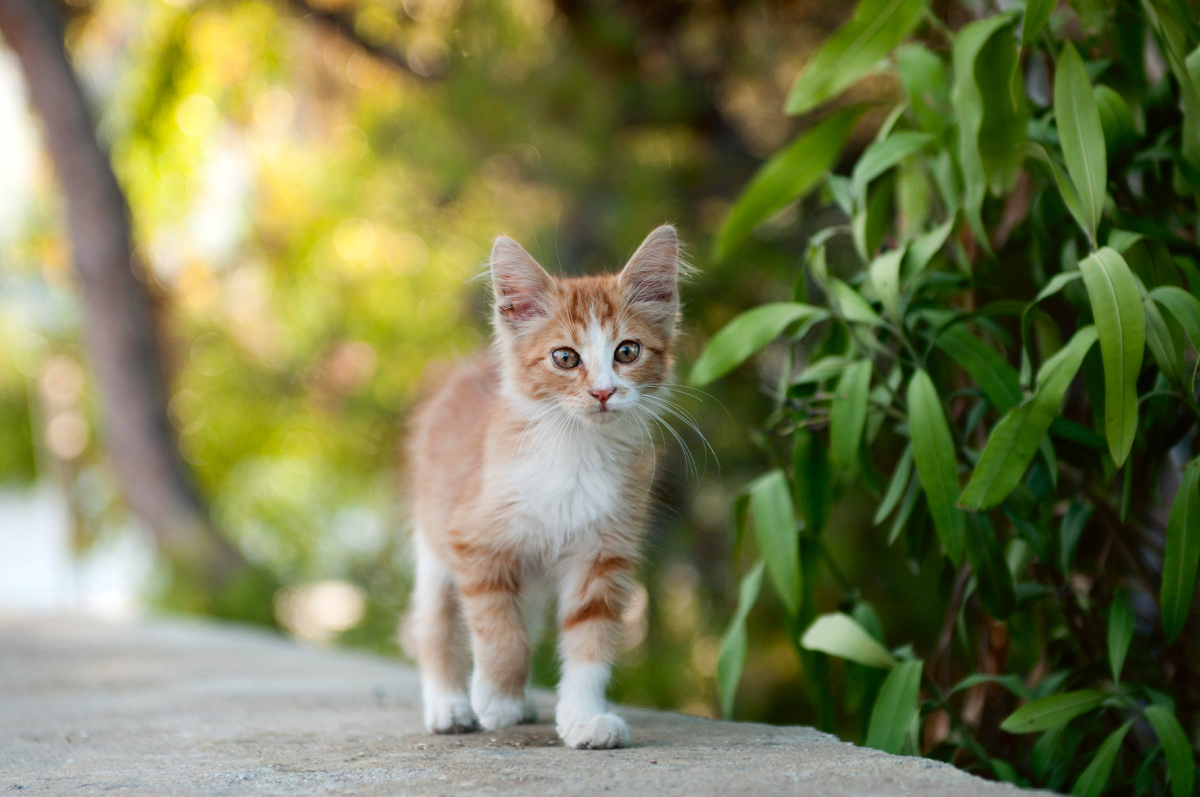
#> input picture cat.jpg, 2400 x 1593 px (shown at 1/2 size)
$ jupyter execute --allow-errors test.ipynb   (older library calls are emulated)
#> lines starting #> are read from the running program, lines starting #| are printed output that depends on the picture
### defense.py
import numpy as np
import math
from scipy.fftpack import dct, idct, rfft, irfft
from skimage.transform import rescale, resize
import cv2
import random
import albumentations
import PIL
import PIL.Image
from io import BytesIO

""""
PRO-TAT*: By adding randomness to the coefficients, integratS three basic affine transformations
, namely translation, scaling, and rotation, into one procedure.
*not published yet
T: translation limit
S: scaling limit
R: rotation limit
"""
# [7 lines left out: function padding, not called in this run]
def cropping(img,cropx,cropy):
    y,x = img.shape[:2]
    startx = x//2-(cropx//2)
    starty = y//2-(cropy//2)
    return img[starty:starty+cropy,startx:startx+cropx]
def shifting(X, dx, dy):
    X = np.roll(X, dy, axis=0)
    X = np.roll(X, dx, axis=1)
    if dy>0:
        X[:dy, :] = 0
    elif dy<0:
        X[dy:, :] = 0
    if dx>0:
        X[:, :dx] = 0
    elif dx<0:
        X[:, dx:] = 0
    return X

def defend_PROTAT(img, T=0.16, S=0.16, R=4):
    # initialization
#> called with T = 0.16, S = 0.16, R = 4
    angle = np.random.uniform(-R, R)
    scale = np.random.uniform(1 - S, 1 + S)
    dx = np.random.uniform(-T, T)
    dy = np.random.uniform(-T, T)
    height, width = img.shape[:2]
#> height = 299; width = 299
    center = (int(width / 2), int(height / 2))
#> center = (149, 149)
    rotated_image = np.zeros_like(img)
    # translation
    shifted_image = shifting(img, int(dx * width), int(dy * height))
#> in shifting, `X = np.roll(X, dy, axis=0)`:
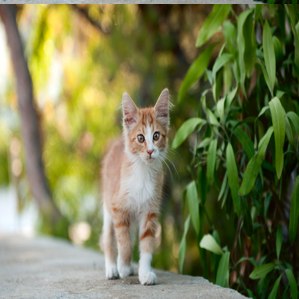
#> X: shape (299, 299, 3) float32; mean of channels 0, 1, 2 0.466, 0.484, 0.312; drawn as R, G, B
    # rotation
    for r in range(height):
        for c in range(width):
            #  apply rotation matrix
            y = (r - center[0]) * math.cos(angle * np.pi / 180.0) + (c - center[1]) * math.sin(angle * np.pi / 180.0)
            x = -(r - center[0]) * math.sin(angle * np.pi / 180.0) + (c - center[1]) * math.cos(angle * np.pi / 180.0)

            #  add offset
            y += center[0]
            x += center[1]

            #  get nearest index
            # a better way is linear interpolation
            x = round(x)
            y = round(y)

            # print(r, " ", c, " corresponds to-> " , y, " ", x)

            #  check if x/y corresponds to a valid pixel in input image
            if (x >= 0 and y >= 0 and x < width and y < height):
                rotated_image[r][c][:] = shifted_image[y][x][:]
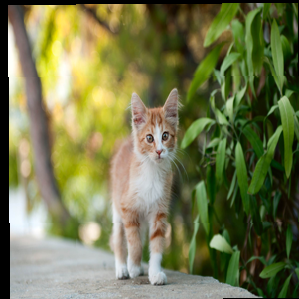
#> rotated_image: shape (299, 299, 3) float32; mean of channels 0, 1, 2 0.455, 0.469, 0.302; drawn as R, G, B
    # scaling
    new_image = rescale(rotated_image, scale)
    if scale > 1:
        # center crop (original)
        scaled_image = cropping(new_image, img.shape[0], img.shape[1])
#> in cropping, `return img[starty:starty+cropy,startx:startx+cropx]`:
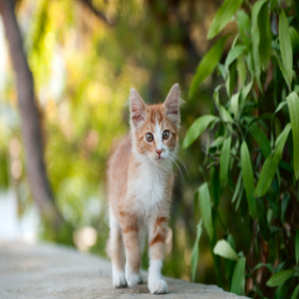
#> returned value: shape (299, 299, 3) float32; mean of channels 0, 1, 2 0.484, 0.499, 0.318; drawn as R, G, B
    else:
        # center padding (original)
        scaled_image = padding(new_image, img.shape[0], img.shape[1])
    return scaled_image


"""
RDG: Random distortion over grids.
Qiu, Han, et al. "Mitigating Advanced Adversarial Attacks with More Advanced Gradient Obfuscation Techniques." arXiv preprint arXiv:2005.13712 (2020).

num_steps: number of grids
distort_limit: distortion limit
"""
def defend_RDG(img,num_steps = 26,distort_limit = 0.33):
#> called with num_steps = 26, distort_limit = 0.33
    xsteps = [1 + random.uniform(-distort_limit, distort_limit) for i in range(num_steps + 1)]
    ysteps = [1 + random.uniform(-distort_limit, distort_limit) for i in range(num_steps + 1)]
    height, width = img.shape[:2]
#> height = 299; width = 299

    x_step = width // num_steps
#> x_step = 11
    xx = np.zeros(width, np.float32)
#> xx = 299 values from 0 to 0
    prev = 0
    for idx, x in enumerate(range(0, width, x_step)):
        start = x
        end = x + x_step
        if end > width:
            end = width
            cur = width
        else:
            cur = prev + x_step * xsteps[idx]

        xx[start:end] = np.linspace(prev, cur, end - start)
        prev = cur

    y_step = height // num_steps
#> y_step = 11
    yy = np.zeros(height, np.float32)
#> yy = 299 values from 0 to 0
    prev = 0
    for idx, y in enumerate(range(0, height, y_step)):
        start = y
        end = y + y_step
        if end > height:
            end = height
            cur = height
        else:
            cur = prev + y_step * ysteps[idx]

        yy[start:end] = np.linspace(prev, cur, end - start)
        prev = cur
    xx = np.round(xx).astype(int)
    yy = np.round(yy).astype(int)
    xx[xx >= img.shape[0]] = img.shape[0]-1
    yy[yy >= img.shape[1]] = img.shape[1]-1
    map_x, map_y = np.meshgrid(xx, yy)
    # to speed up the mapping procedure, OpenCV 2 is adopted
    map_x = map_x.astype(np.float32)
    map_y = map_y.astype(np.float32)
    outimg = cv2.remap(img, map1=map_x, map2=map_y, interpolation=1, borderMode=4, borderValue=None)
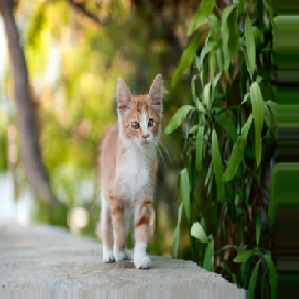
#> outimg: shape (299, 299, 3) float32; mean R, G, B 0.452, 0.473, 0.308
    return outimg

"""
CROP*: Random sized cropping

minlimit: the maximum scale that the img will remain
w2h: aspect ratio of crop.
*not published yet
"""
def get_random_crop_coords(height, width, crop_height, crop_width, h_start, w_start):
    y1 = int((height - crop_height) * h_start)
    y2 = y1 + crop_height
    x1 = int((width - crop_width) * w_start)
    x2 = x1 + crop_width
    return x1, y1, x2, y2
def random_crop(img, crop_height, crop_width, h_start, w_start):
    height, width = img.shape[:2]
    if height < crop_height or width < crop_width:
        raise ValueError(
            "Requested crop size ({crop_height}, {crop_width}) is "
            "larger than the image size ({height}, {width})".format(
                crop_height=crop_height, crop_width=crop_width, height=height, width=width
            )
        )
    x1, y1, x2, y2 = get_random_crop_coords(height, width, crop_height, crop_width, h_start, w_start)
    img = img[y1:y2, x1:x2]
    return img

def defend_CROP(img,minlimit=0.66,w2h=0.91):
#> called with minlimit = 0.66, w2h = 0.91
    crop_height = random.randint(int(img.shape[1]*minlimit),img.shape[1])
#> crop_height = 262
    crop_width = int(crop_height*w2h)
    h_start = random.random()
    w_start = random.random()
    return resize(random_crop(img, crop_height, crop_width, h_start, w_start),img.shape)
#> in random_crop, `img = img[y1:y2, x1:x2]`:
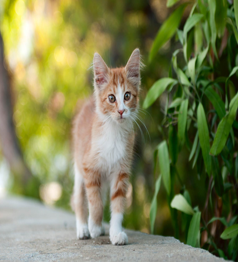
#> img: shape (262, 238, 3) float32; mean of channels 0, 1, 2 0.482, 0.5, 0.326; drawn as R, G, B
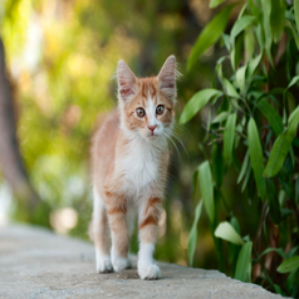
#> returned value: shape (299, 299, 3) float32; mean of channels 0, 1, 2 0.482, 0.5, 0.326; drawn as R, G, B


"""
RAND*: Random padding
*not published yet

scalimit: the maximum scale
"""
def defend_RAND(img,scalimit=1.3):
#> called with scalimit = 1.3
    maxvalue = np.int(img.shape[0] * scalimit)
    rnd = np.random.randint(img.shape[0],maxvalue,(1,))[0]
    rescaled = resize(img,(rnd,rnd))
    h_rem = maxvalue - rnd
    w_rem = maxvalue - rnd
    pad_left = np.random.randint(0,w_rem,(1,))[0]
    pad_right = w_rem - pad_left
    pad_top = np.random.randint(0,h_rem,(1,))[0]
    pad_bottom = h_rem - pad_top
    padded = np.pad(rescaled,((pad_top,pad_bottom),(pad_left,pad_right),(0,0)),'constant',constant_values = 0.5)
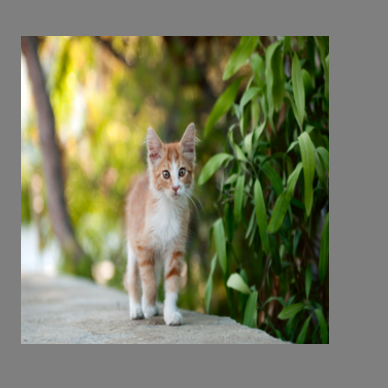
#> padded: shape (388, 388, 3) float32; mean R, G, B 0.479, 0.49, 0.382
    padded = resize(padded,(img.shape[0],img.shape[0]))
#> padded: shape (299, 299, 3) float32
    return padded

"""
FD: Feature Distillation
Liu, Zihao, et al. "Feature distillation: Dnn-oriented jpeg compression against adversarial examples." 2019 IEEE/CVF Conference on Computer Vision and Pattern Recognition (CVPR). IEEE, 2019.
"""
T = np.array([
        [0.3536, 0.3536, 0.3536, 0.3536, 0.3536, 0.3536, 0.3536, 0.3536],
        [0.4904, 0.4157, 0.2778, 0.0975, -0.0975, -0.2778, -0.4157, -0.4904],
        [0.4619, 0.1913, -0.1913, -0.4619, -0.4619, -0.1913, 0.1913, 0.4619],
        [0.4157, -0.0975, -0.4904, -0.2778, 0.2778, 0.4904, 0.0975, -0.4157],
        [0.3536, -0.3536, -0.3536, 0.3536, 0.3536, -0.3536, -0.3536, 0.3536],
        [0.2778, -0.4904, 0.0975, 0.4157, -0.4157, -0.0975, 0.4904, -0.2778],
        [0.1913, -0.4619, 0.4619, -0.1913, -0.1913, 0.4619, -0.4619, 0.1913],
        [0.0975, -0.2778, 0.4157, -0.4904, 0.4904, -0.4157, 0.2778, -0.0975]
    ])
num = 8
q_table = np.ones((num,num))*30
q_table[0:4,0:4] = 25
def dct2 (block):
    return dct(dct(block.T, norm = 'ortho').T, norm = 'ortho')
def idct2(block):
    return idct(idct(block.T, norm = 'ortho').T, norm = 'ortho')
def rfft2 (block):
    return rfft(rfft(block.T).T)
def irfft2(block):
    return irfft(irfft(block.T).T)
# [46 lines left out: function FD_fuction_sig, not called in this run]
def padresult_sig(cleandata):
    pad = albumentations.augmentations.transforms.PadIfNeeded(min_height=cleandata.shape[0]-cleandata.shape[0]%num+num, min_width=cleandata.shape[0]-cleandata.shape[0]%num+num, border_mode=4)
    paddata = pad(image=cleandata)['image']
    return paddata
# [4 lines left out: function cropresult_sig, not called in this run]

def defend_FD(img):
    paddata = padresult_sig(img)
    defendresult = FD_fuction_sig(paddata)
    resultdata = cropresult_sig(defendresult,img)
    return resultdata


"""
SHIELD: with randomized jpeg compression adopted for each blocks
Das, Nilaksh, et al. "Shield: Fast, practical defense and vaccination for deep learning using jpeg compression." Proceedings of the 24th ACM SIGKDD International Conference on Knowledge Discovery & Data Mining. 2018.
"""
def nearest_neighbour_scaling(label, new_h, new_w, patch_size, patch_n, patch_m):
    if len(label.shape) == 2:
        label_new = np.zeros([new_h, new_w])
    else:
        label_new = np.zeros([new_h, new_w, label.shape[2]])
    n_pos = np.arange(patch_n)
    m_pos = np.arange(patch_m)
    n_pos = n_pos.repeat(patch_size)[:299]
    m_pos = m_pos.repeat(patch_size)[:299]
    n_pos = n_pos.reshape(n_pos.shape[0], 1)
    n_pos = np.tile(n_pos, (1, new_w))
    m_pos = np.tile(m_pos, (new_h, 1))
    assert n_pos.shape == m_pos.shape
    label_new[:, :] = label[n_pos[:, :], m_pos[:, :]]
    return label_new
def jpeg(input_array, quali):
    pil_image = PIL.Image.fromarray((input_array * 255.0).astype(np.uint8))
    f = BytesIO()
    pil_image.save(f, format='jpeg', quality=quali)  # quality level specified in paper
    jpeg_image = np.asarray(PIL.Image.open(f)).astype(np.float32) / 255.0
    return jpeg_image
def defend_SHIELD(x, qualities=(20, 40, 60, 80), patch_size=8):
    n = x.shape[0]
    m = x.shape[1]
    patch_n = n / patch_size
    patch_m = m / patch_size
    num_qualities = len(qualities)
    n = x.shape[0]
    m = x.shape[1]
    if n % patch_size > 0:
        patch_n = np.int(n / patch_size) + 1
        delete_n = 1
    if m % patch_size > 0:
        patch_m = np.int(m / patch_size) + 1
        delet_m = 1

    R = np.tile(np.reshape(np.arange(n), (n, 1)), [1, m])
    C = np.reshape(np.tile(np.arange(m), [n]), (n, m))
    mini_Z = (np.random.rand(patch_n, patch_m) * num_qualities).astype(int)
    Z = (nearest_neighbour_scaling(mini_Z, n, m, patch_size, patch_n, patch_m)).astype(int)
    indices = np.transpose(np.stack((Z, R, C)), (1, 2, 0))
    # x = img_as_ubyte(x)
    x_compressed_stack = []

    for quali in qualities:
        processed = jpeg(x, quali)
        x_compressed_stack.append(processed)

    x_compressed_stack = np.asarray(x_compressed_stack)
    x_slq = np.zeros((n, m, 3))
    for i in range(n):
        for j in range(m):
            x_slq[i, j] = x_compressed_stack[tuple(indices[i][j])]
    return x_slq


"""
BdR: Bit-depth Reduction
Xu, Weilin, David Evans, and Yanjun Qi. "Feature squeezing: Detecting adversarial examples in deep neural networks." arXiv preprint arXiv:1704.01155 (2017).
"""
def defend_BdR(arr, depth=3):
    arr = (arr * 255.0).astype(np.uint8)
    shift = 8 - depth
    arr = (arr >> shift) << shift
    arr = arr.astype(np.float32)/255.0
    return arr


"""
ET: Elastic Transformation
Simard, Patrice Y., David Steinkraus, and John C. Platt. "Best practices for convolutional neural networks applied to visual document analysis." Icdar. Vol. 3. No. 2003. 2003.
alpha:60
sigma:10
aaf: 20
"""
def defend_ET(img):
    aug = albumentations.ElasticTransform(p=1, alpha=60, sigma=10, alpha_affine=20)
    augmented = aug(image=img.astype(np.float32))
    auged = augmented['image']
    return auged


"""
MB*: Motion Blur, apply motion blur to the input image using a random-sized kernel (simulates motion blur)
*not published yet
"""
def defend_MB(img):
    aug = albumentations.MotionBlur(blur_limit=(3,9),p=1)
    augmented = aug(image=img.astype(np.float32))
    auged = augmented['image']
    return auged


"""
GB: Glass Blur, apply Glass blur/noise to the input image
Hendrycks, Dan, and Thomas Dietterich. "Benchmarking neural network robustness to common corruptions and perturbations." arXiv preprint arXiv:1903.12261 (2019).
"""
def defend_GB(img, sigma=0.9, max_delta = 1, iterations = 1):
    aug = albumentations.GlassBlur(sigma=sigma,max_delta=max_delta,iterations=iterations,p=1)
    augmented = aug(image=(img*255).astype(np.uint8))
    auged = augmented['image']/255
    return auged


"""
JPEG*: Randomized JPEG
*not published
"""
def defend_JPEG(img):
    aug = albumentations.JpegCompression(quality_lower=20, quality_upper=80,p=1)
    augmented = aug(image=(img*255).astype(np.uint8))
    auged = augmented['image']/255
    return auged


"""
WebP: Randomized WebP compression
http://developers.google.com/speed/webp/docs/compression
"""
def defend_WebP(img):
    aug = albumentations.ImageCompression(quality_lower=20,quality_upper=80,compression_type=0,p=1)
    augmented = aug(image=(img*255).astype(np.uint8))
    auged = augmented['image']/255
    return auged


"""
CD: Coarse Dropout, box dropout, dropout boxes cut from the original image
DeVries, Terrance, and Graham W. Taylor. "Improved regularization of convolutional neural networks with cutout." arXiv preprint arXiv:1708.04552 (2017).
"""
def defend_CD(img):
    aug = albumentations.CoarseDropout(p = 1)
    augmented = aug(image=img.astype(np.float32))
    auged = augmented['image']
    return auged


"""
GN*: randomly adding gaussian noise
*not published yet
"""
# [5 lines left out: function defend_GN, not called in this run]


"""
PD: pixel deflection
Prakash, Aaditya, et al. "Deflecting adversarial attacks with pixel deflection." Proceedings of the IEEE conference on computer vision and pattern recognition. 2018.
"""
# [15 lines left out: function defend_PD, not called in this run]

### test.ipynb
[cell 1]
import defense
import eot_defense
import numpy as np
import PIL
import matplotlib.pyplot as plt
def load_image(path):
    return (np.asarray(PIL.Image.open(path).resize((299, 299)))/255.0).astype(np.float32)

[cell 2]
# [30 lines left out: function _maybe_process_in_chunks, not called in this run]

def get_num_channels(image):
    return image.shape[2] if len(image.shape) == 3 else 1

#> (a cell that did not finish here is left out)

[cell 4]
blur_limit = (3,9)

# randod.choice(np.arange(blur_limit[0], blur_limit[1] + 1, 2))
ksize = 3
kernel = np.zeros((ksize, ksize), dtype=np.uint8)
#> (the rest of this cell did not finish here and is left out)

#> (a cell that did not finish here is left out)

[cell 6]
kernel = kernel.astype(np.float32) / np.sum(kernel)
print(kernel)

#> (a cell that did not finish here is left out)

#> (a cell that did not finish here is left out)

[cell 9]
orig = load_image('cat.jpg')

#> (a cell that did not finish here is left out)

[cell 11]
plt.axis('off')
plt.imshow(orig)

[cell 12]
plt.axis('off')
plt.imshow(defense.defend_PROTAT(orig))

[cell 13]
plt.axis('off')
plt.imshow(defense.defend_RDG(orig))

[cell 14]
plt.axis('off')
plt.imshow(defense.defend_CROP(orig))

[cell 15]
plt.axis('off')
plt.imshow(defense.defend_RAND(orig))

[cell 16]
plt.axis('off')
plt.imshow(defense.defend_FD(orig))
#> (the call stopped at in padresult_sig, `pad = albumentations.augmentations.transforms.PadIfNeeded(min_height=c..`: albumentations is not available in this run)

[cell 17]
plt.axis('off')
plt.imshow(defense.defend_SHIELD(orig))
#> in nearest_neighbour_scaling, `label_new[:, :] = label[n_pos[:, :], m_pos[:, :]]`:
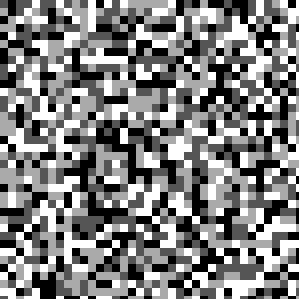
#> label_new: shape (299, 299) float64; min 0, max 3, mean 1.5; drawn with min black and max white
#> in jpeg, `jpeg_image = np.asarray(PIL.Image.open(f)).astype(np.float32) / 255.0`:
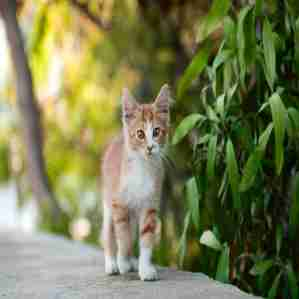
#> jpeg_image: shape (299, 299, 3) float32; mean R, G, B 0.467, 0.484, 0.314

[cell 18]
plt.axis('off')
plt.imshow(defense.defend_BdR(orig))
#> in defend_BdR, `arr = (arr >> shift) << shift`:
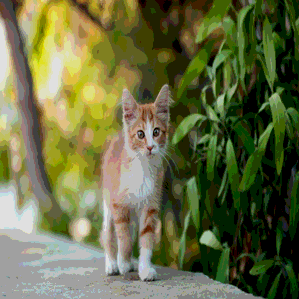
#> arr: shape (299, 299, 3); mean of channels 0, 1, 2 103.2, 107.9, 66.5; drawn as R, G, B

[cell 19]
plt.axis('off')
plt.imshow(defense.defend_ET(orig))
#> (the call stopped at in defend_ET, `aug = albumentations.ElasticTransform(p=1, alpha=60, sigma=10, alpha_a..`: albumentations is not available in this run)

[cell 20]
plt.axis('off')
plt.imshow(defense.defend_MB(orig))
#> (the call stopped at in defend_MB, `aug = albumentations.MotionBlur(blur_limit=(3,9),p=1)`: albumentations is not available in this run)

[cell 21]
plt.axis('off')
plt.imshow(defense.defend_GB(orig))
#> (the call stopped at in defend_GB, `aug = albumentations.GlassBlur(sigma=sigma,max_delta=max_delta,iterati..`: albumentations is not available in this run)

[cell 22]
plt.axis('off')
plt.imshow(defense.defend_JPEG(orig))
#> (the call stopped at in defend_JPEG, `aug = albumentations.JpegCompression(quality_lower=20, quality_upper=8..`: albumentations is not available in this run)

[cell 23]
plt.axis('off')
plt.imshow(defense.defend_WebP(orig))
#> (the call stopped at in defend_WebP, `aug = albumentations.ImageCompression(quality_lower=20,quality_upper=8..`: albumentations is not available in this run)

[cell 24]
plt.axis('off')
plt.imshow(defense.defend_CD(orig))
#> (the call stopped at in defend_CD, `aug = albumentations.CoarseDropout(p = 1)`: albumentations is not available in this run)

[cell 25]
plt.axis('off')
plt.imshow(defense.defend_GN(orig))

[cell 26]
plt.axis('off')
plt.imshow(defense.defend_PD(orig))
